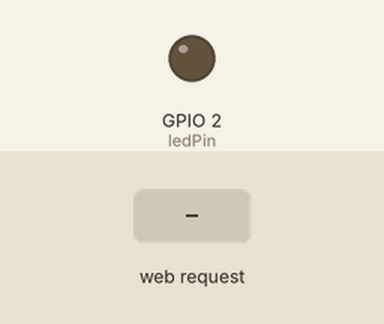
Bench run of a sketch on a simulated ESP32. Parts: output pins drawn as LEDs (lit = HIGH). Inputs (shaded band) come from the test bench. WiFi joins after 1.5 s; servers stay silent unless stated; what the sketch prints to the serial monitor is not drawn.

Above: at 3.2 s.
3.3 s: HTTP request GET /on received
At 3.7 s:
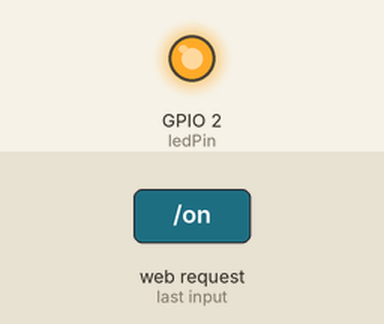
4.8 s: HTTP request GET /off received
At 6.1 s:
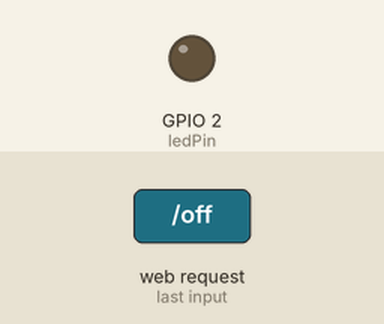
Timing chart, 0 to 7.8 s (numbered marks = the images above; inputs shaded):
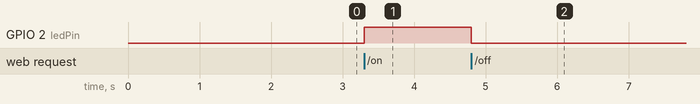

Measured:
- after the input at 3.3 s, GPIO 2 (ledPin): LOW → HIGH at once
- after the input at 4.8 s, GPIO 2 (ledPin): HIGH → LOW at once

The sketch:

adruino_home.ino
```cpp
#include <WiFi.h>
#include <WebServer.h>

const char* ssid = "YOUR WIFI";  // Replace with your WiFi name
const char* password = "WIFI PASSWORD";     // Replace with your WiFi password

WebServer server(80);  // Create a web server on port 80
const int ledPin = 2;  // GPIO pin for LED

void handleRoot() {
  server.send(200, "text/html", "<h1>ESP32 LED Control</h1><p><a href=\"/on\"><button>Turn ON</button></a> <a href=\"/off\"><button>Turn OFF</button></a></p>");
}

void handleLEDOn() {
  digitalWrite(ledPin, HIGH);
  server.send(200, "text/html", "<h1>LED is ON</h1><p><a href=\"/\"><button>Back</button></a></p>");
}

void handleLEDOff() {
  digitalWrite(ledPin, LOW);
  server.send(200, "text/html", "<h1>LED is OFF</h1><p><a href=\"/\"><button>Back</button></a></p>");
}

void setup() {
  pinMode(ledPin, OUTPUT);
  WiFi.begin(ssid, password);
  Serial.begin(115200);

  while (WiFi.status() != WL_CONNECTED) {
    delay(1000);
    Serial.println("Connecting to WiFi...");
  }

  Serial.println("Connected to WiFi!");
  Serial.print("IP Address: ");
  Serial.println(WiFi.localIP());

  server.on("/", handleRoot);
  server.on("/on", handleLEDOn);
  server.on("/off", handleLEDOff);

  server.begin();
}

void loop() {
  server.handleClient();
}
```
